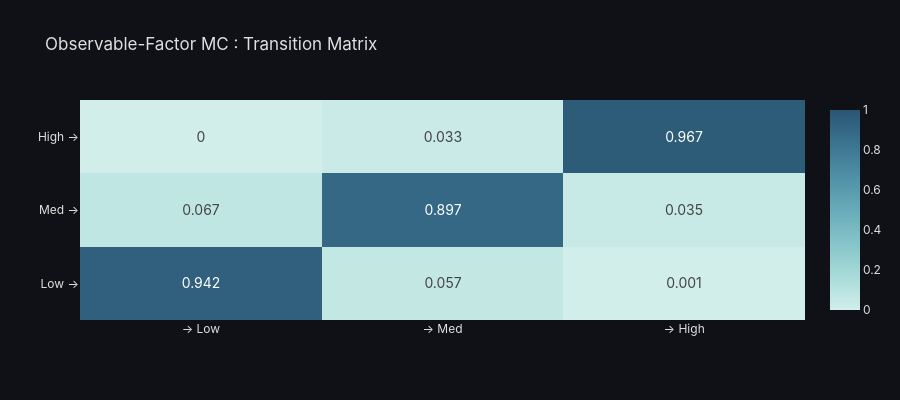

Source (notebook cell):
### Markdown cell above
## 2. Observable-Factor Markov Chain Baseline

Before HMMs, we build the simpler **observable-factor Markov chain** from §2 of the reference PDF.

**Regime definition via quantile bucketing** (Eq. 10–12):
$$\mathcal{R}_{\text{Low}}  = \{t : \hat{\sigma}_t \leq Q_{0.33}\}$$
$$\mathcal{R}_{\text{Med}}  = \{t : Q_{0.33} < \hat{\sigma}_t \leq Q_{0.66}\}$$
$$\mathcal{R}_{\text{High}} = \{t : \hat{\sigma}_t > Q_{0.66}\}$$

**MLE transition matrix** (Eq. 13):
$$\hat{a}_{ij} = \frac{n_{ij}}{\sum_k n_{ik}}$$

### Code cell
from utils.data_utils import empirical_transition_matrix

# Observable labels already in df (from prepare_ticker_data)
vol_labels = df_train["VolRegime"].values
A_obs, states = empirical_transition_matrix(vol_labels, ["Low","Med","High"])

print("MLE Transition Matrix (Observable-Factor Markov Chain):")
print(pd.DataFrame(A_obs, index=states, columns=states).round(4))

fig = plot_transition_matrix(A_obs, state_names=states, 
                              title="Observable-Factor MC : Transition Matrix")
fig.show()

### Figure 1 — Plotly figure (JSON) as saved in the notebook; plotly's stock layout.template omitted (floating-point values rounded to 4 significant figures)
{"data": [{"colorscale": [[0, "rgb(209, 238, 234)"], [0.1667, "rgb(168, 219, 217)"], [0.3333, "rgb(133, 196, 201)"], [0.5, "rgb(104, 171, 184)"], [0.6667, "rgb(79, 144, 166)"], [0.8333, "rgb(59, 115, 143)"], [1, "rgb(42, 86, 116)"]], "hovertemplate": "From %{y}<br>To %{x}<br>Prob: %{z:.4f}<extra></extra>", "text": [[0.942, 0.057, 0.001], [0.067, 0.897, 0.035], [0.0, 0.033, 0.967]], "textfont": {"size": 14}, "texttemplate": "%{text}", "type": "heatmap", "x": ["→ Low", "→ Med", "→ High"], "y": ["Low →", "Med →", "High →"], "z": [[0.9421, 0.05659, 0.001332], [0.0674, 0.8973, 0.03527], [0.0, 0.03262, 0.9674]], "zmax": 1, "zmin": 0}], "layout": {"font": {"color": "#e0e0e0", "family": "Inter, Arial, sans-serif"}, "height": 400, "legend": {"bgcolor": "rgba(30,30,40,0.8)", "bordercolor": "rgba(80,80,80,0.5)", "borderwidth": 1}, "paper_bgcolor": "rgba(15,17,22,1)", "plot_bgcolor": "rgba(15,17,22,1)", "title": {"text": "Observable-Factor MC : Transition Matrix"}, "xaxis": {"gridcolor": "rgba(80,80,80,0.3)", "showgrid": true, "zeroline": false}, "yaxis": {"gridcolor": "rgba(80,80,80,0.3)", "showgrid": true, "zeroline": false}}}
